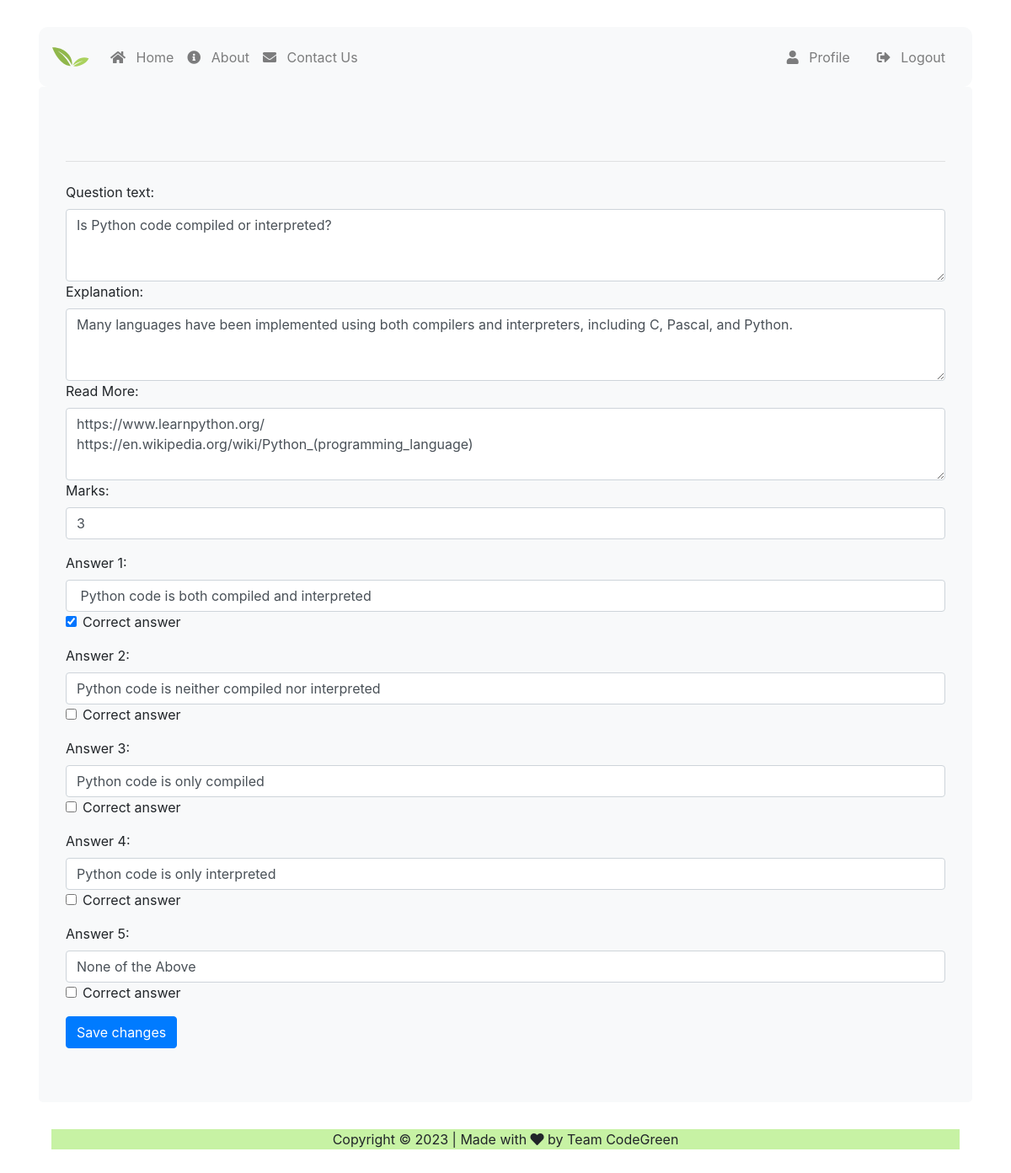
Page /question/9/edit/ (signed in) on the committed database.
### users/models.py (models this page shows)
class Question(models.Model):
    text = models.CharField(max_length=255)
    quiz = models.ForeignKey(Quiz, on_delete=models.CASCADE)
    marks = models.PositiveIntegerField(default=1)
    explanation = models.TextField()
    lmore = models.TextField()

class Answer(models.Model):
    text = models.CharField(max_length=255)
    question = models.ForeignKey(Question, on_delete=models.CASCADE)
    is_correct = models.BooleanField(default=False)

### users/views.py (the view, shortened to what this page needs)
# urls.py: path('question/<int:pk>/edit/', edit_question, name='edit_question'),
@login_required
@staff_member_required
def edit_question(request, pk):
    question = get_object_or_404(Question, pk=pk)
    return render(request, 'users/edit_question.html', {'question': question})

### users/templates/users/edit_question.html (shortened to what this page needs)
{% extends "users/base.html" %}
{% load static %}
{% block content %}
<div class="jumbotron bg-light text-left">
    <hr class="my-4">
    <p class="lead">
<form method="post">
    <div class="form-group">
        <label for="question_text">Question text:</label>
        <textarea class="form-control" id="question_text" name="question_text" rows="3">{{ question.text }}</textarea>
        <label for="question_explanation">Explanation:</label>
        <textarea class="form-control" id="question_explanation" name="question_explanation" rows="3">{{ question.explanation }}</textarea>
        <label for="question_lmore">Read More:</label>
        <textarea class="form-control" id="question_lmore" name="question_lmore" rows="3">{{ question.lmore }}</textarea>
        <label for="question_marks">Marks:</label>
        <input class="form-control" type="number" id="question_marks" name="question_marks" value="{{ question.marks }}" min="1" required>
    </div>
    {% for answer in question.answer_set.all %}
    <div class="form-group">
        <label for="answer_{{ answer.id }}">Answer {{ forloop.counter }}:</label>
        <input type="text" class="form-control" id="answer_{{ answer.id }}" name="answer_{{ answer.id }}" value="{{ answer.text }}">
        <div class="form-check">
            <input type="checkbox" class="form-check-input" id="correct_{{ answer.id }}" name="correct_{{ answer.id }}" {% if answer.is_correct %}checked{% endif %}>
            <label class="form-check-label" for="correct_{{ answer.id }}">Correct answer</label>
        </div>
    </div>
    {% endfor %}
    <button type="submit" class="btn btn-primary">Save changes</button>
</form>
{% endblock content %}

### static/styles/base.css (style rules this page uses)
body { background-image: url("https://jooinn.com/images/leaf-background-2.jpg"); background-repeat: repeat-y; background-attachment: fixed; background-size: cover; }

### rows in the picture
Question: question_text "Is Python code compiled or interpreted?", question_explanation "Many languages have been implemented using both compilers and interpreters, including C, Pascal, and Python.", question_lmore "https://www.learnpython.org/ https://en.wikipedia.org/wiki/Python_(programming_language)", question_marks "3"
Answer: text "Python code is both compiled and interpreted", is_correct "☑"
Answer: text "Python code is neither compiled nor interpreted"
Answer: text "Python code is only compiled"
Answer: text "Python code is only interpreted"
Answer: text "None of the Above"
